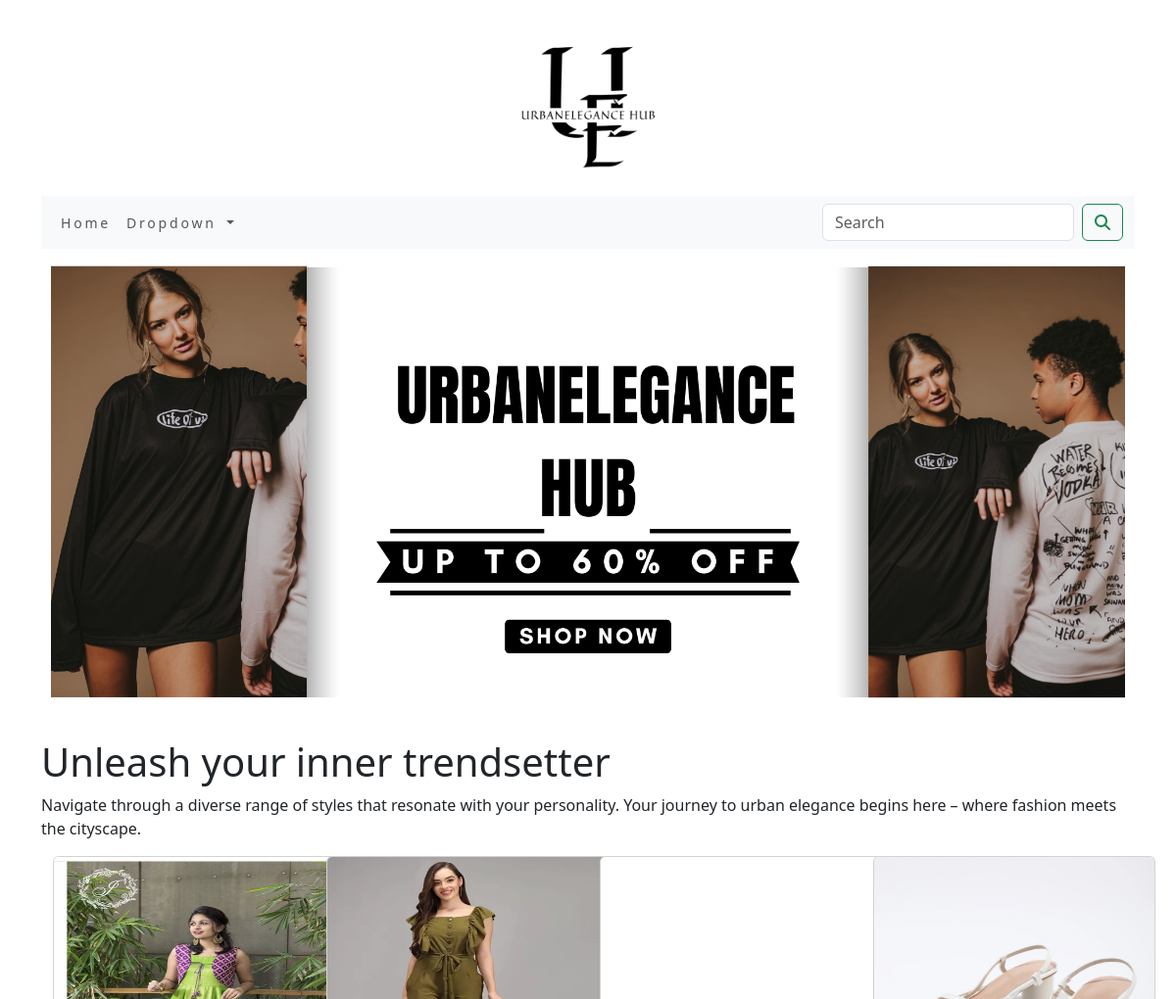
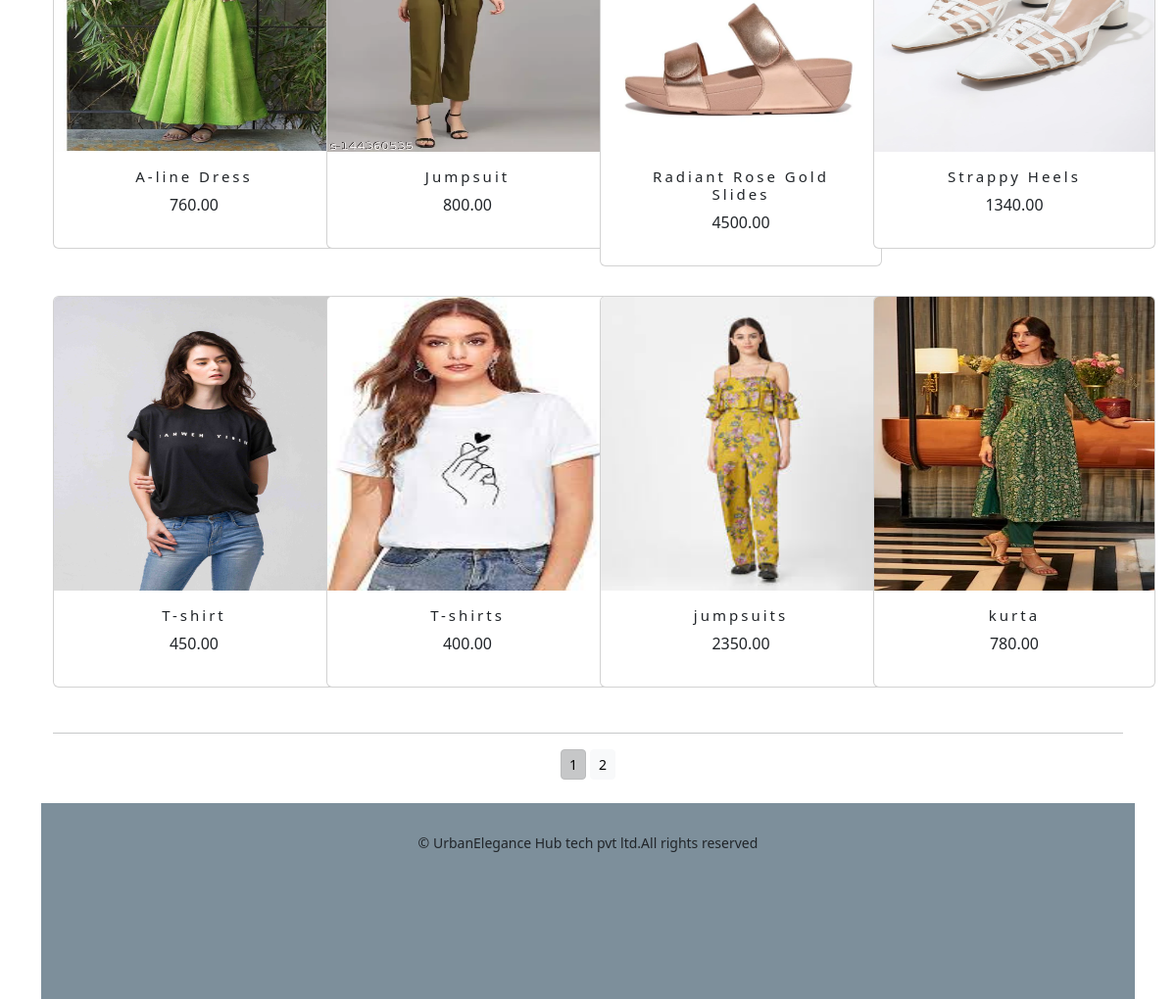
The app's page /ecommerceapp/ with its own data (2 pictures, top to bottom).
### ecommerceapp/models.py (models this page shows, shortened)
class Product(models.Model):
    name=models.CharField(max_length=250)
    slug = models.SlugField(max_length=250,unique=True)
    description = models.TextField(blank=True)
    price=models.DecimalField(max_digits=15,decimal_places=2)
    category=models.ForeignKey(Category,on_delete=models.CASCADE)
    image = models.ImageField(upload_to='product', blank=True)
    stock=models.IntegerField()
    available=models.BooleanField(default=True)
    created=models.DateTimeField(auto_now_add=True)
    updated=models.DateTimeField(auto_now=True)
    def get_url(self):
        return reverse('ecommerceapp:prodCatDetail',args=[self.category.slug,self.slug])
    class Meta:
        ordering = ('name',)
        verbose_name = 'product'
        verbose_name_plural = 'products'

### ecommerceapp/views.py (the view)
# urls.py: path('',views.allProdCat,name='allProdCat'),
def allProdCat(request,c_slug=None):
    c_page=None
    products_list=None
    if c_slug!=None:
        c_page=get_object_or_404(Category,slug=c_slug)
        products_list=Product.objects.all().filter(category=c_page,available=True)
    else:
        products_list=Product.objects.all().filter(available=True)
    paginator=Paginator(products_list,8)
    try:
        page=int(request.GET.get('page','1'))
    except:
        page=1
    try:
        products=paginator.page(page)
    except(EmptyPage,InvalidPage):
        products=paginator.page(paginator.num_pages)
    return render(request,'category.html',{'category':c_page,'products':products})

### cartapp/context_processors.py (called while the page is built)
def counter(request):
    item_count=0
    if 'admin' in request.path:
        return {}
    else:
        try:
            cart=Cart.objects.filter(cart_id=cart_id(request))
            car_items=CartItem.objects.all().filter(cart=cart[:1])
            for cart_item in car_items:
                item_count += cart_item.quantity
        except Cart.DoesNotExcept:
            item_count=0
    return dict(item_count=item_count)

### cartapp/views.py (called while the page is built)
def cart_id(request):
    cart=request.session.session_key
    if not cart:
        cart=request.session.create()
    return cart

### ecommerceapp/context_processors.py (called while the page is built)
def menu_links(request):
    links=Category.objects.all()
    return dict(links=links)

### ecommerceapp/models.py (called while the page is built)
    def get_url(self):
        return reverse('ecommerceapp:products_by_category',args=[self.slug])

### templates/category.html (shortened to what this page needs)
{% extends 'base.html' %}
{% load static %}
{% block content %}
<div>
    {% if category %}
    <img class="img-cat" src="{{category.image.url}}" width="500px" height="450px" alt="{{category.name}} ">
</div>
<br>
<div>
    <h1 class="text-justify my_title">{{category.name}}</h1>
    <p class="text-justify">{{category.description}}</p>
</div>
{% else %}
<div>
    <img class="my_image my_img_padding" src="{% static 'img/banner.png' %}" alt="our products" width="100%">
</div>
<br>
<div>
<h1> Unleash your inner trendsetter</h1>
    <p>Navigate through a diverse range of styles that resonate with your personality. Your journey to urban elegance begins here – where fashion meets the cityscape.</p>
</div>
{% endif %}
<div class="container">
    <div class="row mx_auto">
        {% for product in products.object_list %}
        <div class="my_bottom_margin col-9 col-sm-12 col-md-3 xol-lg-4">
            <div class="card text-center" style="min-width:18rem;">
            <a href="{{product.get_url}}"><img class="card-img-top my_image1" src="{{product.image.url}}" alt="{{product.name}}" width="200px" height="200px"></a>
            <div class="container">
                <div class="card-body">
                <h4 class="text-justify my_title">{{product.name}}</h4>
                <p class="text-justify">{{product.price}}</p>
            </div>
        </div>
            </div>
            </div>
    {% endfor %}
    </div>
<div class="mx_auto">
    {% if products.paginator.num_pages > 1 %}
    <hr>
    <div class="text-center">
        {% for pg in products.paginator.page_range %}
        <a href="?page={{pg}}" class="btn btn-light btn-sm {% if products.number == pg %} active {% endif %}">{{pg}}</a>
        {% endfor %}
    </div>
{% endif %}
</div>
    <br>
</div>
{% endblock %}

### templates/base.html (shortened to what this page needs)
{% load static %}
<!DOCTYPE html>
<html lang="en">
<head>
    <link href="{% static 'css/custom.css' %}" rel="stylesheet">
     <link href="{% static 'css/bootstrap.min.css' %}" rel="stylesheet">
</head>
<body>
<div class="container">
    {% include 'header.html' %}
    {% include 'nav.html' %}
    {% block content %}
    {% endblock %}
</div>
{% include 'footer.html' %}
</body>
</html>

### templates/header.html
{% load static %}
<header>
    <center>
        <a href="{% url 'ecommerceapp:allProdCat' %}" ><img src="{% static 'img/LOGO1.png' %}" alt="logoimage" width="200px" height="200px"> </a>
    </center>
</header>

### templates/nav.html (shortened to what this page needs)
<nav class="navbar navbar-expand-lg bg-body-tertiary">
  <div class="container-fluid">
    <div class="collapse navbar-collapse" id="navbarSupportedContent">
      <ul class="navbar-nav me-auto mb-2 mb-lg-0">
        <li class="nav-item">
          <a class="nav-link" href="{% url 'ecommerceapp:allProdCat' %}">Home</a>
        </li>
        <li class="nav-item dropdown {%if 'ecommerceapp' in request.path %} active {% endif %}">
          <a class="nav-link dropdown-toggle" href="#" role="button" data-bs-toggle="dropdown" aria-expanded="false">
            Dropdown
          </a>
        </li>
      </ul>
      <form class="d-flex"  action=" {% url 'search_app:searchResult' %}"  method="get">
        <input class="form-control me-2" type="search" placeholder="Search" name='q' aria-label="Search">
        <button class="btn btn-outline-success" type="submit"><i class="fa-solid fa-magnifying-glass"></i></button>
      </form>
    </div>
  </div>
</nav>

### templates/footer.html
<div class=" footer navbar-fixed-bottom " id="my-footer">
    <p class="text-center"  style="padding-top:30px"  >
        &copy; UrbanElegance Hub tech pvt ltd.All rights reserved
    </p>
</div>

### static/css/custom.css (style rules this page uses)
.nav-item { letter-spacing: .2em; font-size:14px; }
#my-footer { background-color:#7D8F9B ; height:200px; }
#my-footer p { padding-top:20px; font-size:14px; }
.my_image { width:100%; height:auto; }
.my_image1 { width:300px; height:300px; }
.my_img_padding { padding:10px; }
.my_bottom_margin { margin-bottom:30px; }
.card-body h4 { font-size:15px; letter-spacing: .2em; }

### records on screen
Product: image (picture), name "A-line Dress", price "760.00"
Product: image (picture), name "Jumpsuit", price "800.00"
Product: image (picture), name "Radiant Rose Gold Slides", price "4500.00"
Product: image (picture), name "Strappy Heels", price "1340.00"
Product: image (picture), name "T-shirt", price "450.00"
Product: image (picture), name "T-shirts", price "400.00"
Product: image (picture), name "jumpsuits", price "2350.00"
Product: image (picture), name "kurta", price "780.00"

### other values on screen
{{ pg }} "1" "2"
